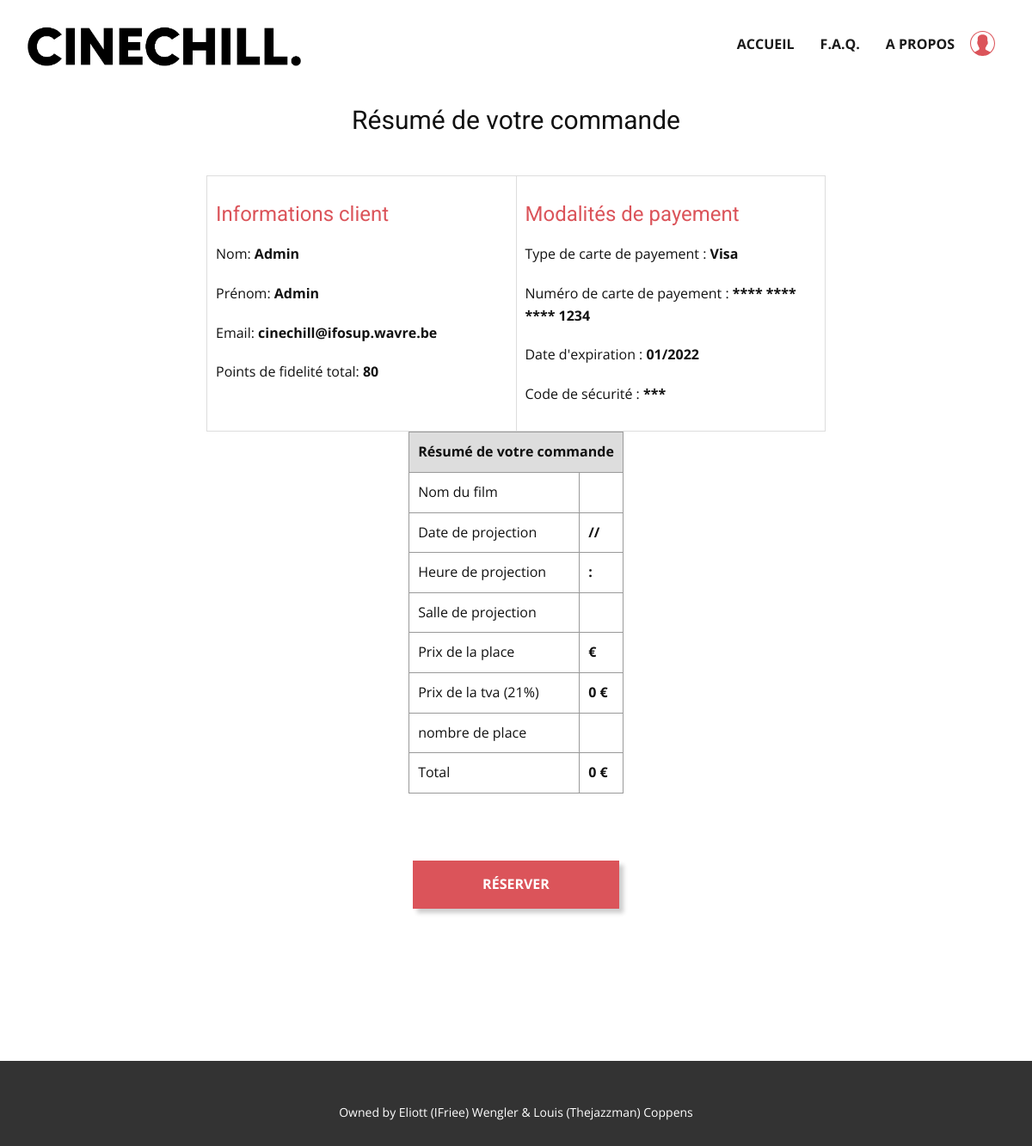
/view/order.php (signed in), run on an earlier commit of the app's database.
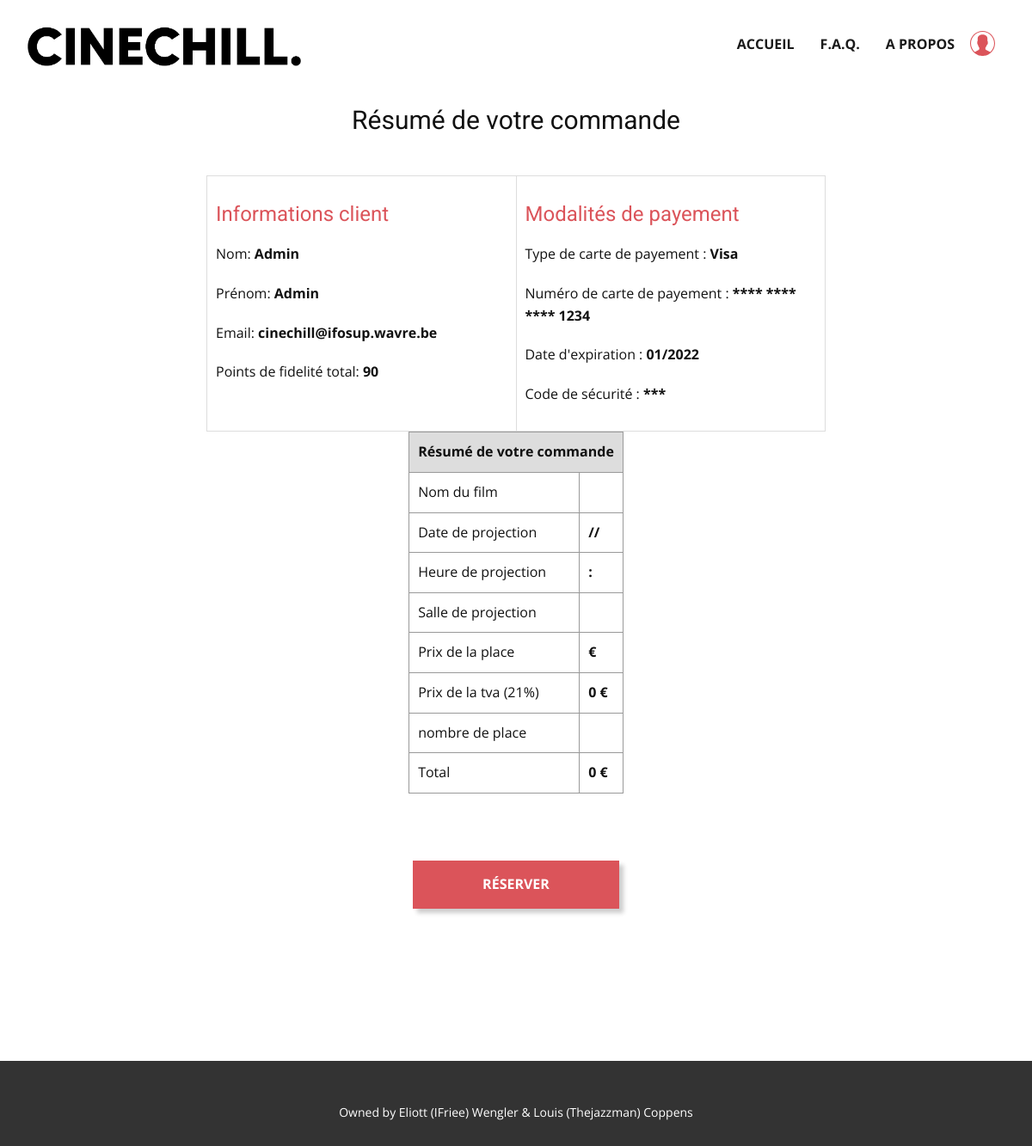
And on a later commit of the database.
### tables this page shows
CREATE TABLE `user_tab` (
  `id_user` int(11) NOT NULL,
  `nom_user` varchar(25) DEFAULT NULL,
  `prenom_user` varchar(50) DEFAULT NULL,
  `pseudo_user` varchar(50) DEFAULT NULL,
  `password_user` varchar(60) DEFAULT NULL,
  `mail_user` varchar(100) DEFAULT NULL,
  `date_naissance_user` date DEFAULT NULL,
  `fidelite_user` int(11) DEFAULT 0
);

### model/read.php (called while the page is built, shortened)
<?php
function afficher_pseudo_connecte($db) {
  $id = $_SESSION['id_user'];
  $query = "SELECT * FROM user_tab WHERE id_user = (:post_id)";
  $query_params = array(':post_id' => $id);
  try
  {
      $stmt = $db->prepare($query);
      $result = $stmt->execute($query_params);
  }
  catch(PDOException $ex){
      die("Failed query : " . $ex->getMessage());
  }
  $result = $stmt->fetchAll();
  return $result[0];
}
?>

### view/order.php (the view, shortened to what the changed rows need)
<?php
include "../model/connection.php";
include "../model/read.php";
$user = afficher_pseudo_connecte($db);
?>
<!DOCTYPE html>
<html style="font-size: 16px;" lang="fr"><head>
    <link rel="stylesheet" href="nicepage.css" media="screen">
<link rel="stylesheet" href="order.css" media="screen">
  </head>
  <body class="u-body u-xl-mode" data-lang="fr">
    <body>
    <h3 style="text-align:center">Résumé de votre commande</h3><br>
        <div class="resumcommandeclient">
            <div class="infoclient">
                <p>Nom: <b><?php echo $user['nom_user'] ?></b></p>
                <p>Prénom: <b><?php echo $user['prenom_user'] ?></b></p>
                <p>Email: <b><?php echo $user['mail_user'] ?></b></p>
                <p>Points de fidelité total: <b><?php echo $user['fidelite_user'] ?></b></p>
                <br>
            </div>
        </div>
            <div class="infofilm">
                <table class="resumecommande">
                    <tr>
                        <th colspan="2">Résumé de votre commande</th>
                    </tr>
                </table>
                <br><br><br>
            </div>
        <br><br><br><br>
</body></html>

What changed in the data, as far as the page shows it:
changed user_tab "Admin": fidelite_user "80" → "90"
